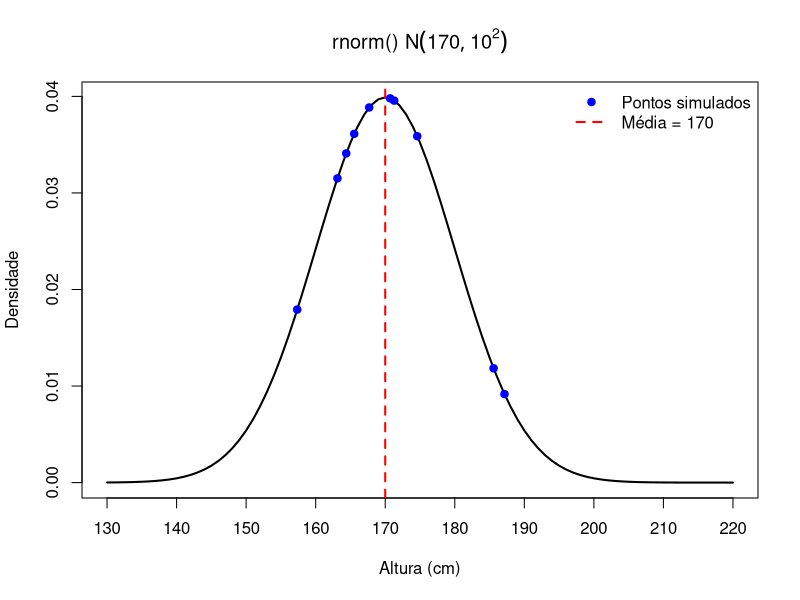

Generate this figure with R:
# Parâmetros
media <- 170
dp <- 10

# Gerar amostras aleatórias
set.seed(123)  # para reprodutibilidade
valores <- rnorm(10, mean = media, sd = dp)

# Calcular densidade da curva para o eixo x
x <- seq(130, 220, by = 1)
y <- dnorm(x, mean = media, sd = dp)

# Abrir dispositivo gráfico
png("T3/rnorm.png", width = 1000, height = 600, res = 150)

# Plot curva normal
plot(x, y, type = "l", lwd = 2, col = "black",
     xlab = "Altura (cm)", ylab = "Densidade",
     main = expression(paste("rnorm() ", N(170, 10^2))),
     xaxt = "n")

axis(1, at = seq(130, 220, by = 10))

# Adicionar pontos gerados à curva
points(valores, dnorm(valores, mean = media, sd = dp),
       col = "blue", pch = 19)


# Linha na média
abline(v = media, col = "red", lty = 2, lwd = 2)

# Legenda
legend("topright", legend = c(
  "Pontos simulados",
  "Média = 170"
), col = c("blue", "red"), pch = c(19, NA), lty = c(NA, 2), lwd = c(NA, 2), bty = "n")

# Exibir os valores gerados
# cat("Valores gerados com rnorm():\n", round(valores, 2), "\n")
cat("Teste media", mean(valores))

# Fechar dispositivo gráfico
dev.off()
